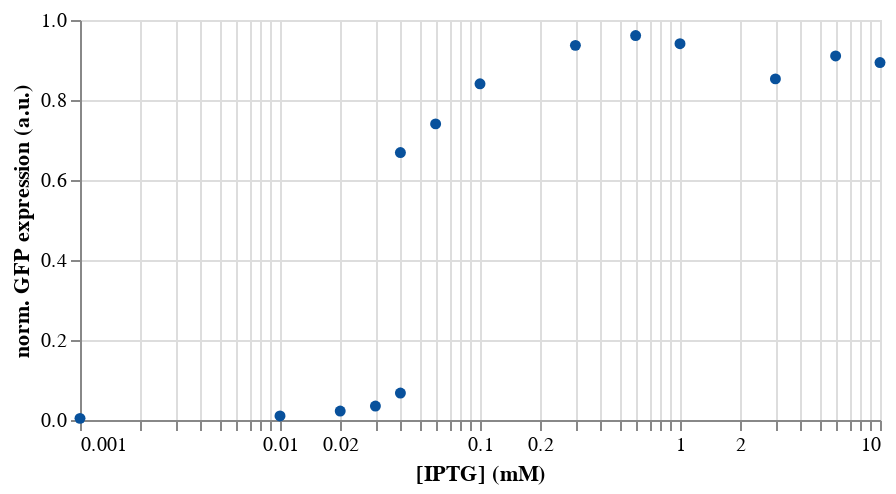

Notebook code cell kept with this figure:
### Markdown cell above
We clearly need the $x$-axis to be on a log scale, so let's remake the plot.

### Code cell
# Make a chart
dots = alt.Chart(df,
        height=200,
        width=400
    ).mark_point(
        filled=True,
        color='#08519c',
        opacity=1
    ).encode(
        x=alt.X('iptg (mM):Q',
                title='[IPTG] (mM)', 
                scale=alt.Scale(type='log')),
        y=alt.Y('gfp:Q', 
                title='norm. GFP expression (a.u.)')
    )

dots

### Figure 1 — Vega-Lite specification as saved in the notebook (floating-point values rounded to 4 significant figures)
{"$schema": "https://vega.github.io/schema/vega-lite/v2.4.3.json", "config": {"view": {"height": 300, "width": 400}}, "data": {"values": [{"gfp": 0.00409, "iptg (mM)": 0.001, "sem": 0.003475}, {"gfp": 0.01022, "iptg (mM)": 0.01, "sem": 0.002268}, {"gfp": 0.02249, "iptg (mM)": 0.02, "sem": 0.004781}, {"gfp": 0.03476, "iptg (mM)": 0.03, "sem": 0.003}, {"gfp": 0.06749, "iptg (mM)": 0.04, "sem": 0.006604}, {"gfp": 0.6687, "iptg (mM)": 0.04, "sem": 0.08786}, {"gfp": 0.7403, "iptg (mM)": 0.06, "sem": 0.04585}, {"gfp": 0.8405, "iptg (mM)": 0.1, "sem": 0.05899}, {"gfp": 0.9366, "iptg (mM)": 0.3, "sem": 0.02693}, {"gfp": 0.9611, "iptg (mM)": 0.6, "sem": 0.09355}, {"gfp": 0.9407, "iptg (mM)": 1, "sem": 0.03762}, {"gfp": 0.8528, "iptg (mM)": 3, "sem": 0.05904}, {"gfp": 0.91, "iptg (mM)": 6, "sem": 0.05105}, {"gfp": 0.8937, "iptg (mM)": 10, "sem": 0.04277}]}, "encoding": {"x": {"field": "iptg (mM)", "scale": {"type": "log"}, "title": "[IPTG] (mM)", "type": "quantitative"}, "y": {"field": "gfp", "title": "norm. GFP expression (a.u.)", "type": "quantitative"}}, "height": 200, "mark": {"color": "#08519c", "filled": true, "opacity": 1, "type": "point"}, "width": 400}
